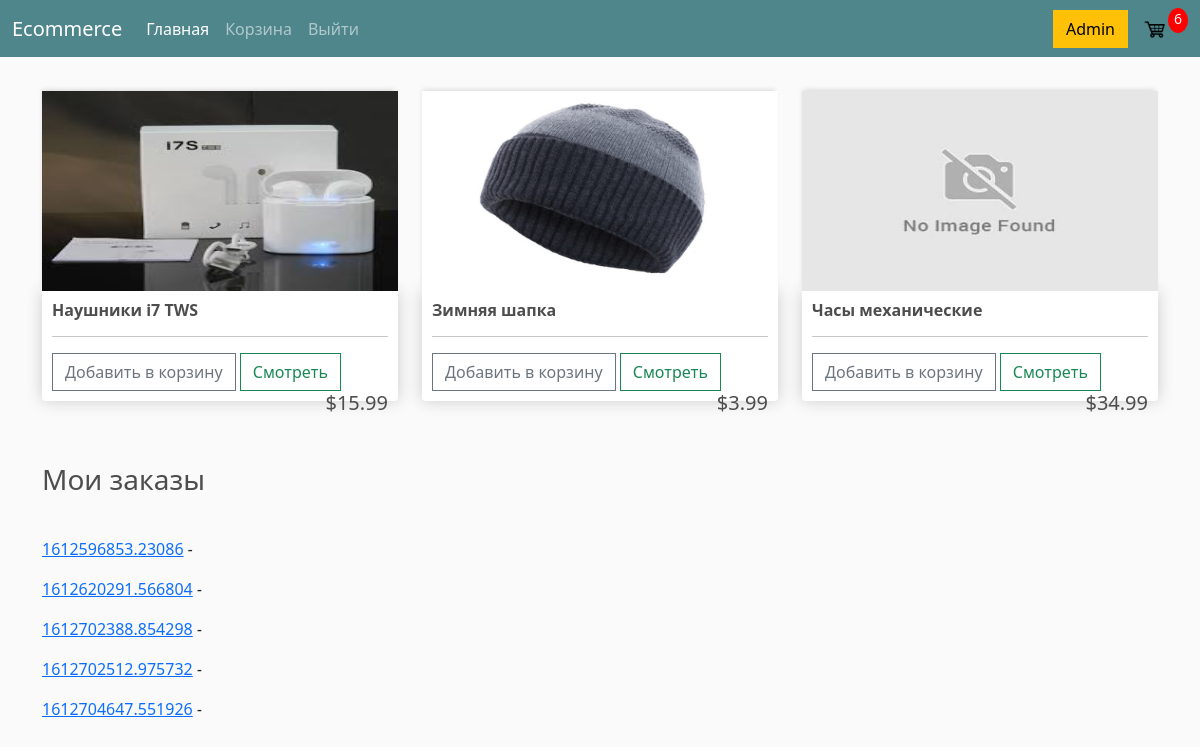
Page / (signed in) on the earlier database version.
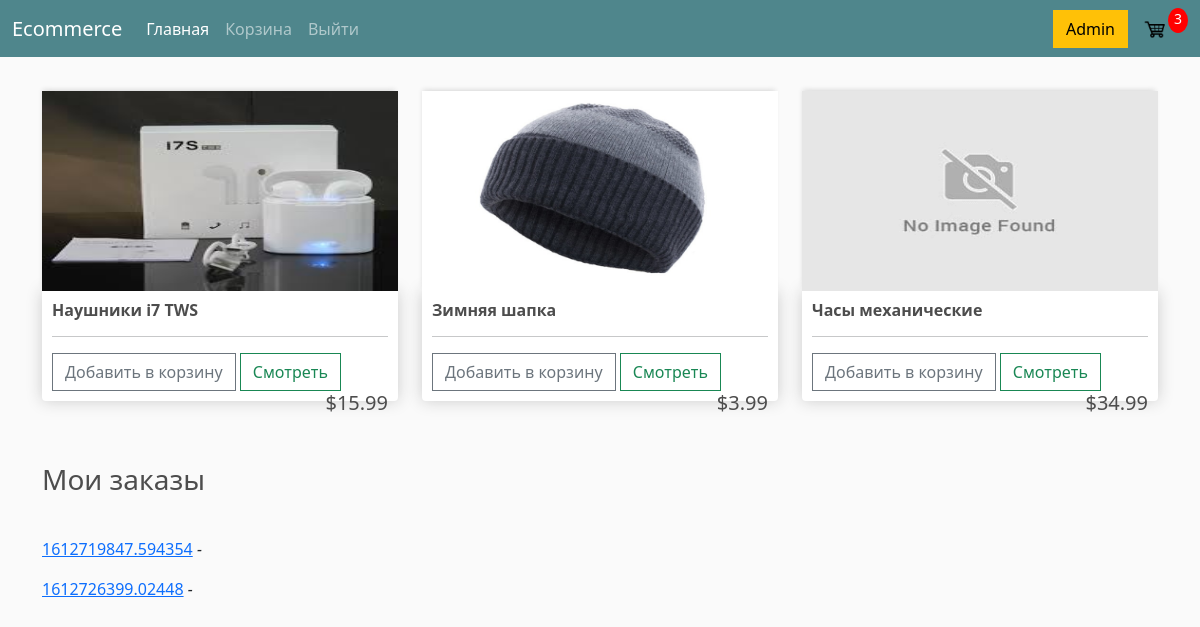
Same page on the later database version.
### store/models.py (models this page shows, shortened)
class Customer(models.Model):
	user = models.OneToOneField(
			User,null = True,
			blank = True,
			on_delete = models.CASCADE
		)
	name = models.CharField(max_length = 200, null=True)
	email = models.CharField(max_length=200, null=True)
	class Meta:
		verbose_name = "Клиент"
		verbose_name_plural = "Клиенты"

class Order(models.Model):
	customer = models.ForeignKey(
			Customer,
			on_delete = models.SET_NULL,
			null = True,
			blank = True
		)
	date_ordered = models.DateTimeField(auto_now_add = True)
	complete = models.BooleanField(default = False)
	transaction_id = models.CharField(
			max_length = 200,
			null = True,
			blank = True)
	status = models.ForeignKey(
			Status,
			null = True,
			blank = True,
			on_delete = models.SET_NULL,
		)
	@property
	def get_cart_items(self):
		orderitems = self.orderitem_set.filter(product__draft = False)
		total = sum([item.quantity for item in orderitems])
		return total
	def get_absolute_url(self):
		return "order={}".format(self.transaction_id)
	class Meta:
		verbose_name = "Заказ"
		verbose_name_plural = "Заказы"

class OrderItem(models.Model):
	product = models.ForeignKey(
			Product,
			on_delete = models.SET_NULL,
			null = True
		)
	order = models.ForeignKey(
			Order,
			on_delete = models.SET_NULL,
			null = True
		)
	quantity = models.PositiveSmallIntegerField(
			default = 0,
			null = True,
			blank = True
		)
	date_added = models.DateTimeField(auto_now_add = True)
	class Meta:
		verbose_name = "Заказанный продукт"
		verbose_name_plural = "Заказанные продукты"

class Product(models.Model):
	name = models.CharField("Название", max_length = 255, null = True)
	price = models.DecimalField(
			"Цена",
			max_digits = 7,
			decimal_places = 2
		)
	image = models.ImageField(
			"Картинка",
			upload_to = "products/",
			null = True,
			blank = True
		)
	draft = models.BooleanField("Черновик", default = False)
	category = models.ForeignKey(
			Category,
			related_name = 'products',
			on_delete = models.SET_NULL,
			null = True
		)
	discount = models.IntegerField(
			"Скидка (%)",
			validators = [
					MinValueValidator(0),
					MaxValueValidator(100)
				],
			default = 0
		)
	@property
	def get_price(self):
		x = (self.price * self.discount) / 100
		return round(self.price - x, 2)
	class Meta:
		verbose_name = "Продукт"
		verbose_name_plural = "Продукты"

### store/views.py (the view)
# urls.py: path("", views.home, name="home"),
def home(request):
	products = Product.objects.all()
	cartItems = get_order_and_items(request)["cartItems"]
	if request.user.is_authenticated:
		orders = Order.objects.filter(customer = request.user.customer)
		is_any_complete = False
		for order in orders:
			if order.complete:
				is_any_complete = True
				break
	else:
		orders = []
		is_any_complete = False
	hero_image_conf = HeroImageConf.objects.filter(enabled = True).first()
	try:
		hero_images = hero_image_conf.heroimage_set.all()
	except:
		hero_images = None
	context = {
		"products": products,
		"cartItems": cartItems,
		"orders": orders,
		"is_any_complete": is_any_complete,
		"hero_images": hero_images
	}
	return render(request, "store/home.html", context)

### store/templatetags/store_tags.py (called while the page is built)
@register.simple_tag()
def get_items_in_cart(request):
	return get_order_and_items(request)["cartItems"]

### store/utils.py (called while the page is built, shortened)
def get_order_and_items(request):
	if request.user.is_authenticated:
		try:
			customer = request.user.customer
		except:
			customer = Customer.objects.create(
					user = request.user,
					name = request.user.username,
					email = request.user.email
				)
			customer.save()
		order, created = Order.objects.get_or_create(
				customer=customer,
				complete=False
			)
		items = order.orderitem_set.filter(product__draft = False)
		cartItems = order.get_cart_items
	return {
		"order": order,
		"items": items,
		"cartItems": cartItems
	}

### store/templates/store/home.html (shortened to what this page needs)
{% extends 'base.html' %}
{% load static %}
{% block content %}
	<div class="row">
		{% for product in products %}
			{% if not product.draft %}
				<div class="col-lg-4">
					{% if product.image %}
						<img src="{{ product.image.url }}" class="thumbnail">
					{% else %}
						<img src="{% static 'img/no-image-found.png' %}" class="thumbnail">
					{% endif %}
					<div class="box-element product">
						<h6><strong> {{ product.name }} </strong>
						</h6>
						<hr>
						<button data-product={{product.id}} data-action="add"
						class="btn btn-outline-secondary add-btn update-cart">Добавить в корзину</button>
						<a href="#" class="btn btn-outline-success"> Смотреть </a>
						<h5 style="display: inline-block; float: right;">
						${{ product.get_price }} </h5>
					</div>
				</div>
			{% endif %}
		{% endfor %}
	</div>
	<div>
		{% if is_any_complete %}
			<h3 style="margin: 40px 0;"> Мои заказы </h3>
		{% endif %}
		{% for order in orders %}
			{% if order.complete %}
				<p><a href="{{ order.get_absolute_url }}"> {{ order.transaction_id }}</a>
					<i> - {{ order.status.name }} </i>
				</p>
			{% endif %}
		{% endfor %}
	</div>
{% endblock %}

### store/templates/base.html (shortened to what this page needs)
<!DOCTYPE html>
{% load static %}
<html>
<head>
	<link href="https://cdn.jsdelivr.net/npm/bootstrap@5.0.0-beta1/dist/css/bootstrap.min.css" rel="stylesheet">
  <link rel="stylesheet" type="text/css" href="{% static 'css/temp_style.css' %}">
</head>
<body class="body">
  <div class="wrapper">
<nav class="navbar navbar-expand-lg navbar-dark bg-dark">
  <div class="container-fluid">
    <a class="navbar-brand" href="{% url 'home' %}">Ecommerce</a>
    <div class="collapse navbar-collapse" id="navbarSupportedContent">
      <ul class="navbar-nav me-auto mb-2 mb-lg-0">
        <li class="nav-item">
          <a class="nav-link active" aria-current="page" href="{% url 'home' %}">Главная</a>
        </li>
        <li class="nav-item">
          <a class="nav-link" href="{% url 'cart' %}">Корзина</a>
        </li>
        {% if user.is_authenticated %}
          <li class="nav-item">
            <a class="nav-link" href="{% url 'logout' %}">Выйти</a>
          </li>
        {% endif %}
      </ul>
      {% if user.is_staff %}
        <a href="/admin" class="btn btn-warning">Admin</a>
      {% endif %}
      <a href="{% url 'cart' %}">
      	<img src="{% static 'img/cart-icon.png' %}" id="cart-icon">
      </a>
      {% load store_tags %}
      <p id="cart-total"> {% get_items_in_cart request=request %} </p>
    </div>
  </div>
</nav>
<div class="container">
	<br>
	{% block content %}
	{% endblock %}
</div>
</div>
</body>
</html>

### static/css/temp_style.css (style rules this page uses)
body { background-color: hsl(0, 0%, 98%); }
h1,h2,h3,h4,h5,h6 { color:hsl(0, 0%, 30%); }
.box-element { box-shadow:hsl(0, 0%, 80%) 0 0 16px; background-color: #fff; border-radius: 4px; padding: 10px; }
.thumbnail { width: 100%; height: 200px; -webkit-box-shadow: -1px -3px 5px -2px rgba(214,214,214,1); -moz-box-shadow: -1px -3px 5px -2px rgba(214,214,214,1); box-shadow: -1px -3px 5px -2px rgba(214,214,214,1); }
.product { border-radius: 0 0 4px 4px; }
.bg-dark { background-color: #4f868c!important; }
#cart-icon { width:25px; display: inline-block; margin-left: 15px; }
#cart-total { display: block; text-align: center; color:#fff; background-color: red; width: 20px; height: 25px; border-radius: 50%; font-size: 14px; }
.col-lg-4, .col-lg-6, .col-lg-8, .col-lg-12 { margin-top: 10px; }
.btn { border-radius: 0; }

Differences in the rows shown:
removed Order: transaction_id "1612596853.23086"
removed Order: transaction_id "1612620291.566804"
removed Order: transaction_id "1612702388.854298"
removed Order: transaction_id "1612702512.975732"
removed Order: transaction_id "1612704647.551926"
added Order: transaction_id "1612719847.594354"
added Order: transaction_id "1612726399.02448"
Other differences:
text no longer shown: "6"
text now shown: "3"
